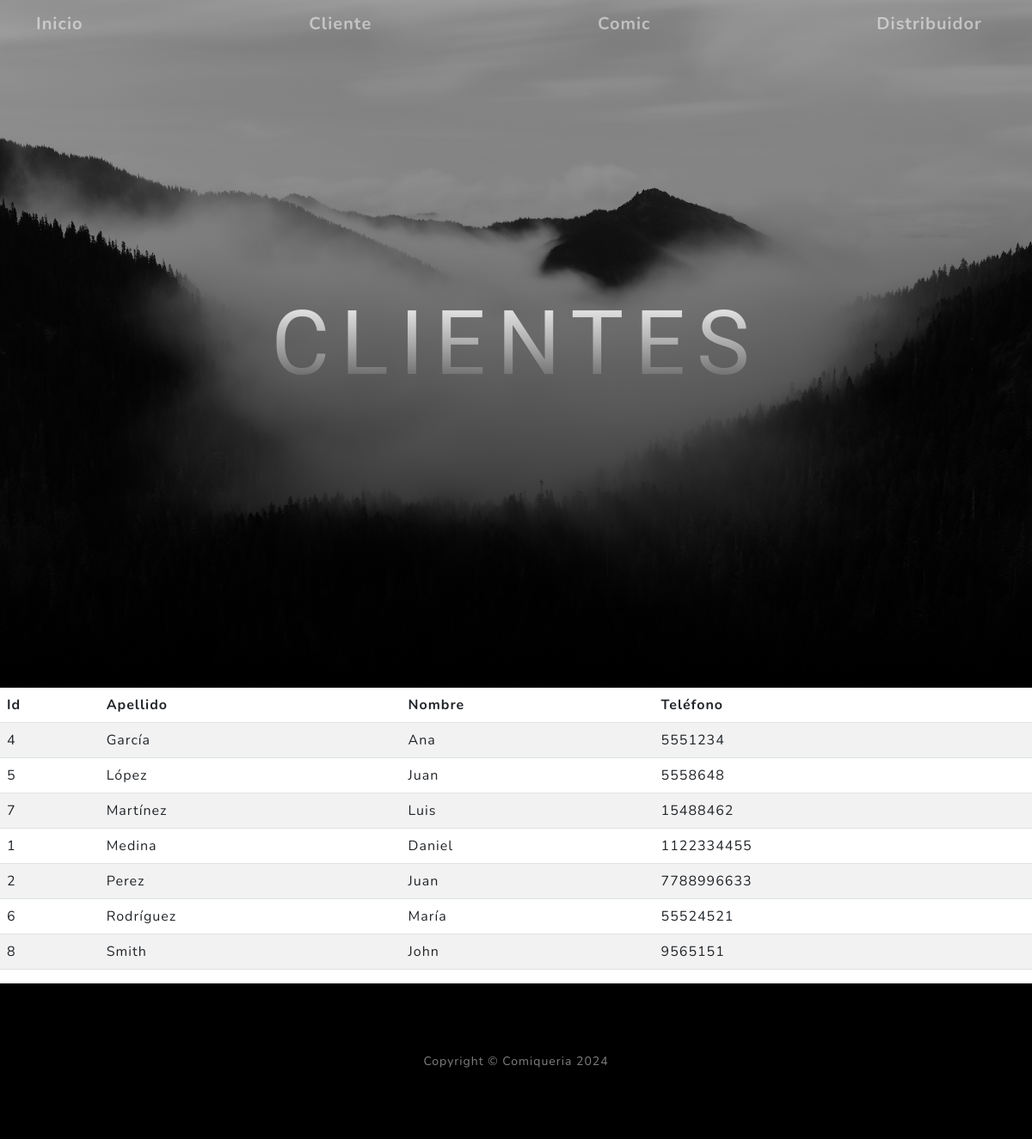
Page /comiqueriapp/cliente on the committed database.
### comiqueriapp/models.py (models this page shows, shortened)
class Cliente(models.Model):
    apellido = models.CharField(max_length=50)
    nombre = models.CharField(max_length=50)
    telefono = models.IntegerField()
    class Meta:
        ordering = ["apellido"]

### comiqueriapp/views.py (the view)
# urls.py: path('cliente', cliente, name="cliente"),
def cliente(request):
    contexto = {'cliente': Cliente.objects.all()}
    return render(request, "comiqueriapp/cliente.html", contexto)

### comiqueriapp/templates/comiqueriapp/cliente.html
{% extends 'comiqueriapp/home.html' %}
{% block titulo %}
<h1 class="mx-auto my-0 text-uppercase">Clientes</h1>
{% endblock titulo %}
{% block contenido %}
    <table class="table table-striped">
        <thead>
            <tr>
                <th>Id</th>
                <th>Apellido</th>
                <th>Nombre</th>
                <th>Teléfono</th>
            </tr>
        </thead>
        <tbody>
    {% for c in cliente %}
            <tr>
                <td>{{ c.id }} </td>
                <td>{{ c.apellido }} </td>
                <td>{{ c.nombre }} </td>
                <td>{{ c.telefono }} </td>
            </tr>
    {% endfor %}
        </tbody>
    </table>
{% endblock contenido %}

### comiqueriapp/templates/comiqueriapp/home.html (shortened to what this page needs)
<!DOCTYPE html>
<html lang="en">
    <head>
        {% load static %}
        <link href="{% static 'css/styles.css' %}" rel="stylesheet" />
    </head>
    <body id="page-top">
        <nav class="navbar navbar-expand-lg navbar-light fixed-top" id="mainNav">
            <div class="container">
                <a class="navbar-brand" href="#!">Inicio</a>
                <a class="navbar-brand" href="{% url 'cliente' %}">Cliente</a>
                <a class="navbar-brand" href="{% url 'comic' %}">Comic</a>
                <a class="navbar-brand" href="{% url 'distribuidor' %}">Distribuidor</a>
            </div>
        </nav>
        <header class="masthead">
            <div class="container px-4 px-lg-5 d-flex h-100 align-items-center justify-content-center">
                <div class="d-flex justify-content-center">
                    <div class="text-center">
                        {% block titulo %}{% endblock titulo %}
                    </div>
                </div>
            </div>
        </header>
        {% block contenido %}
        {% endblock contenido %}
        <footer class="footer bg-black small text-center text-white-50"><div class="container px-4 px-lg-5">Copyright &copy; Comiqueria 2024</div></footer>
    </body>
</html>

### rows in the picture
Cliente: id "4", apellido "García", nombre "Ana", telefono "5551234"
Cliente: id "5", apellido "López", nombre "Juan", telefono "5558648"
Cliente: id "7", apellido "Martínez", nombre "Luis", telefono "15488462"
Cliente: id "1", apellido "Medina", nombre "Daniel", telefono "1122334455"
Cliente: id "2", apellido "Perez", nombre "Juan", telefono "7788996633"
Cliente: id "6", apellido "Rodríguez", nombre "María", telefono "55524521"
Cliente: id "8", apellido "Smith", nombre "John", telefono "9565151"
